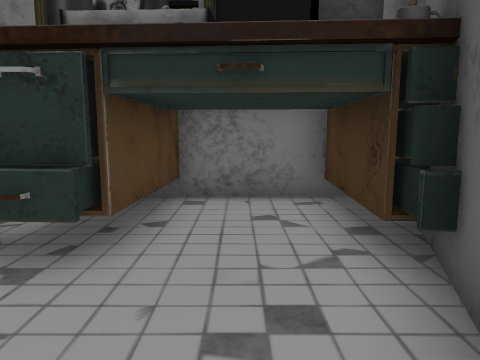
View 1 (above)

23 first-person views from a walk through a scene from a Unity 3-D project. The camera is 1.2 m above the floor, tilts 8° down and sees 70° across. The floor is counted in squares, 1 m on a side. Each view is taken from the middle of a square. On the plan, view 1 faces up. The plan holds only what a view shows up to about 14 squares ahead; the rest is blank. The place goes on beyond the plan. Some surface patterns are stand-ins.

View 2
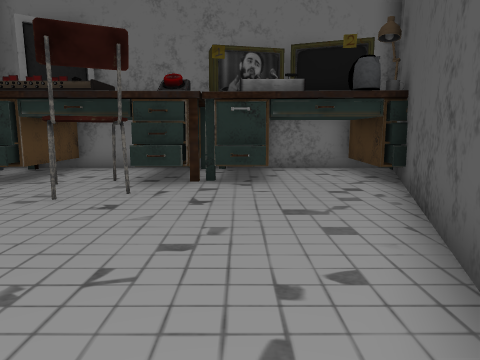

View 3
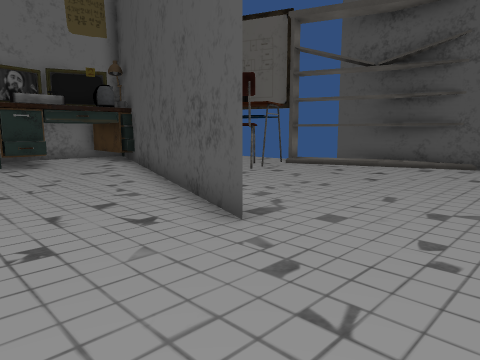

View 4
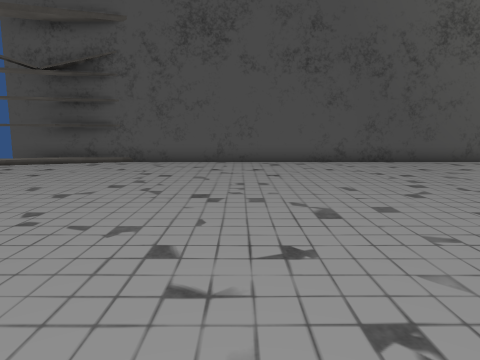

View 5
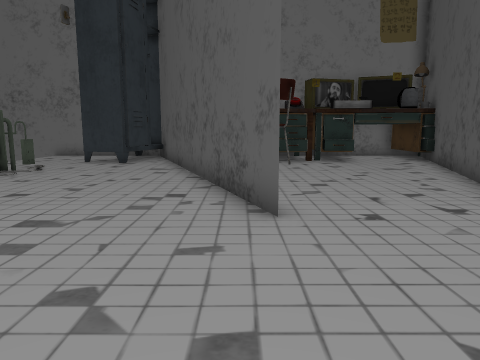

View 6
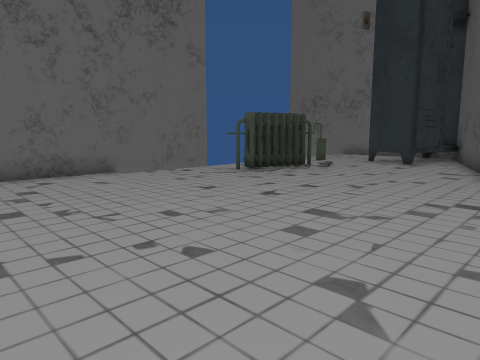

View 7
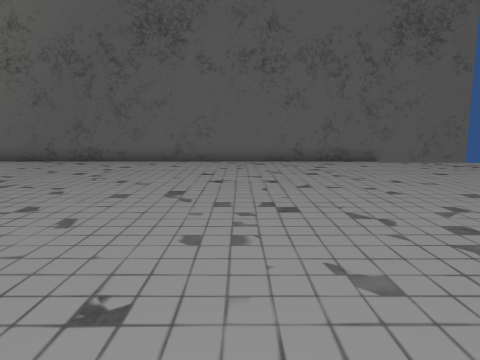

View 8
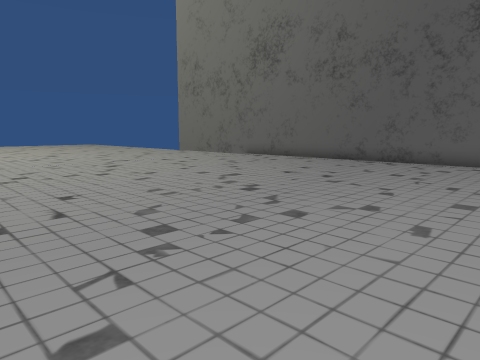

View 9
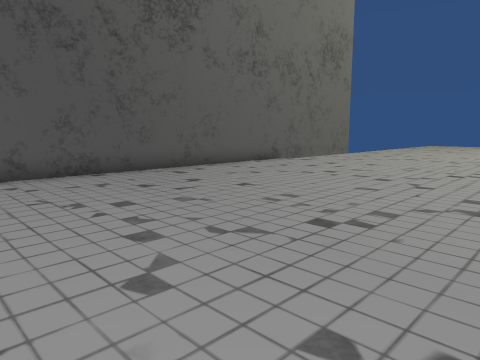

View 10
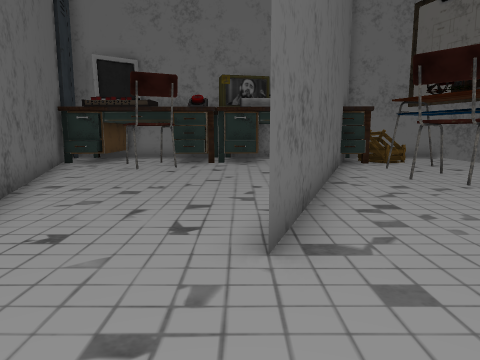

View 11
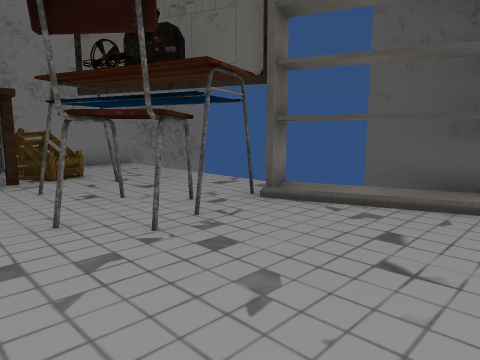

View 12
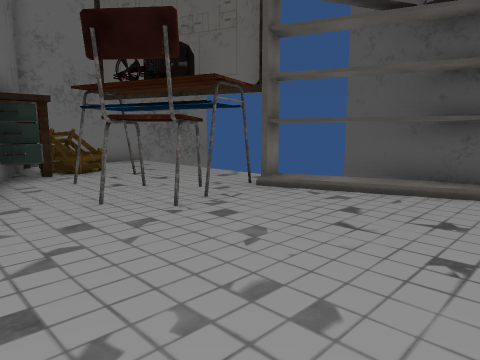

View 13
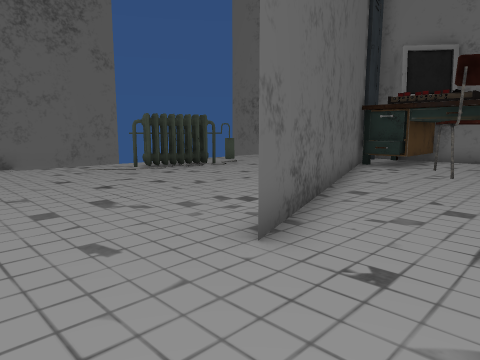

View 14
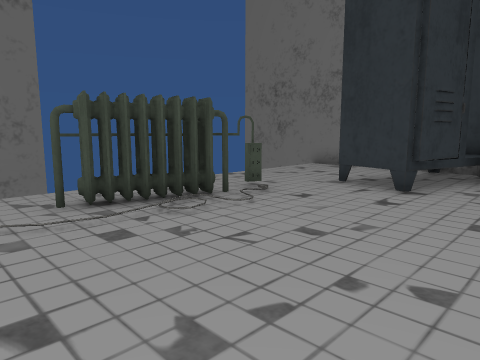

View 15
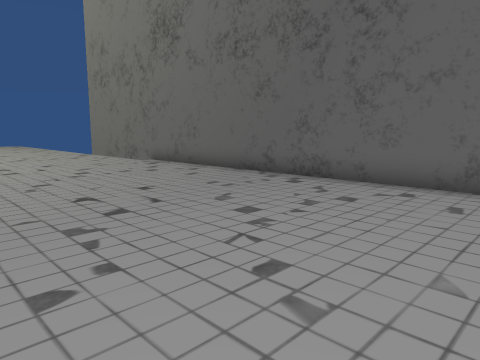

View 16
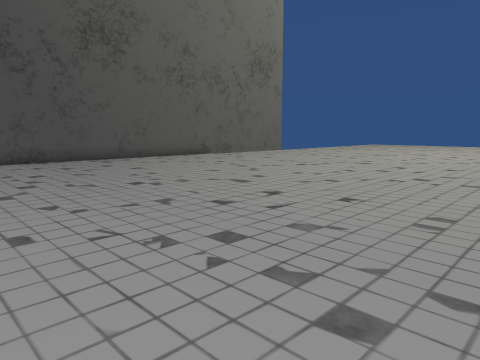

View 17
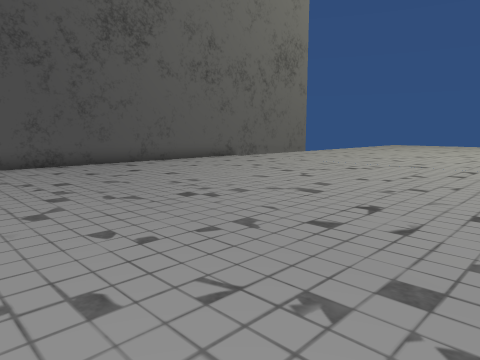

View 18
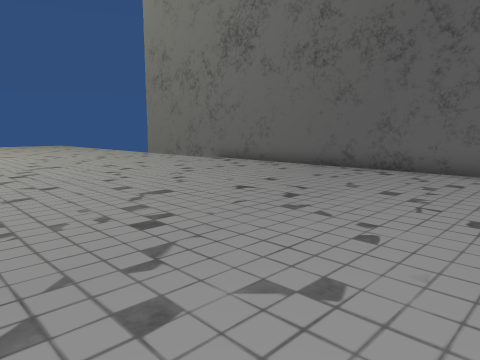

View 19
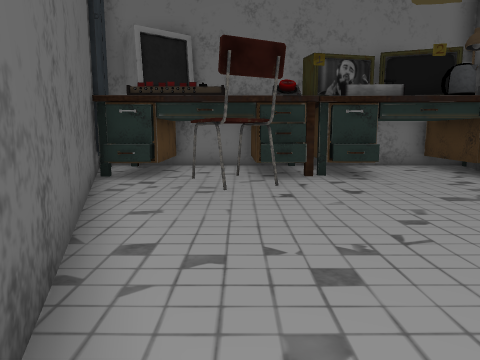

View 20
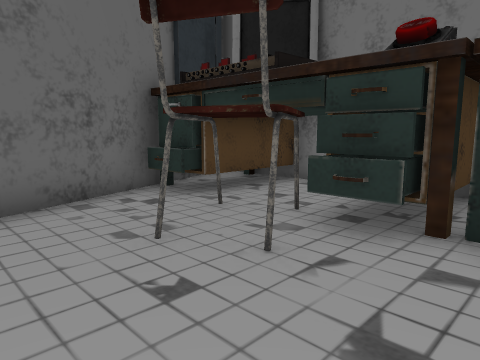

View 21
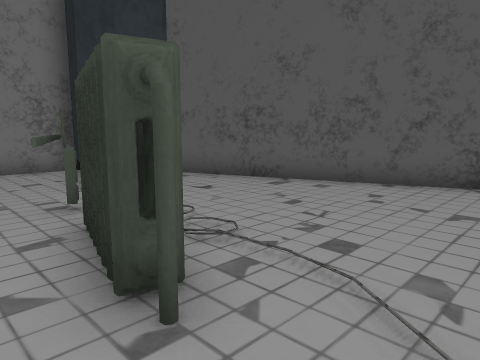

View 22
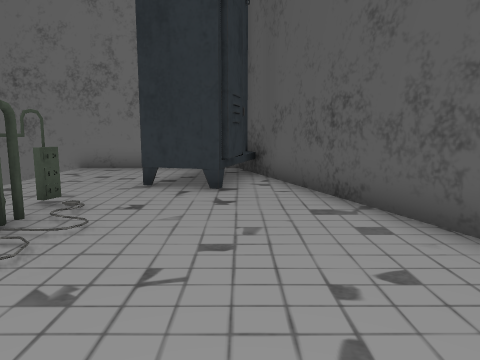

View 23
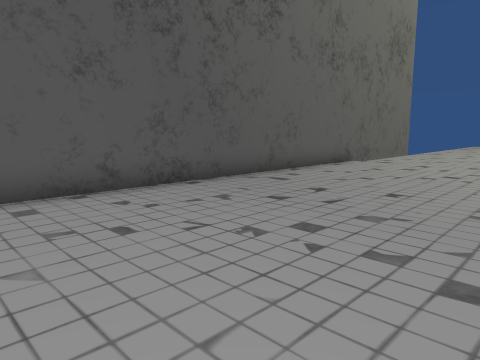

### Floor plan
Key: @ floor where view 1 was taken; # wall or solid block; . main floor; : floor 0.5 m higher than the main floor; T TV; C chair; A table; H heater; B box; O other object.
Columns run from 16 left of view 1 to 8 right of it. Each row starts with its distance up from view 1.
  6 #######OOOOOOOOOOOO######
  5  ....OOO:O  :OTTTTO B...
  4  ...#OO#OOO OOOO.O BB...
  3  ...# O#OOCCOOOOOOOOB...
  2  ....O..#.CCC....#......
  1  ..O....#..C.....#.A....
  0   .H....#.......@#.C....
 -1   OH....##......##.CC...
 -2  .HH.....#......#..CA.AO
 -3  .H......##....##.....OO#
 -4 #.........#....#.......O#
 -5 #.........#....#.......O#
 -6 #.........#...##.......OO
 -7 #.......................O
 -8 #.......................#
 -9 #.......................#
-10 #.......................#
-11 #.......................#
-12 #.......................#
-13 #.......................#
-14 #.......................#
-15 #.......................#
-16 #.......................#
-17 #.......................#
-18 #.......................#
-19 #.......................#
-20 #.......................#
-21 #.......................#
-22 #.......................#
-23 #.......................#
-24 #.......................#
-25 #.......................#

Where each view was taken, in squares from view 1:
view 1: 0 up, 0 right, facing up
view 2: 5 down, 2 left, facing up
view 3: 10 down, 5 left, facing up-right
view 4: 12 down, 6 left, facing right
view 5: 11 down, 6 left, facing up
view 6: 11 down, 6 left, facing up-left
view 7: 12 down, 2 left, facing left
view 8: 13 down, 2 left, facing down-left
view 9: 14 down, 2 left, facing down-right
view 10: 10 down, 2 left, facing up
view 11: 6 down, 1 right, facing up-right
view 12: 7 down, 0 right, facing up-right
view 13: 9 down, 3 left, facing up-left
view 14: 5 down, 8 left, facing up-left
view 15: 13 down, 8 left, facing down-left
view 16: 14 down, 7 left, facing down-right
view 17: 14 down, 5 left, facing down-right
view 18: 14 down, 5 left, facing down-left
view 19: 6 down, 5 left, facing up
view 20: 1 down, 2 left, facing up-left
view 21: 5 down, 15 left, facing up-right
view 22: 5 down, 10 left, facing up
view 23: 13 down, 1 right, facing down-right
